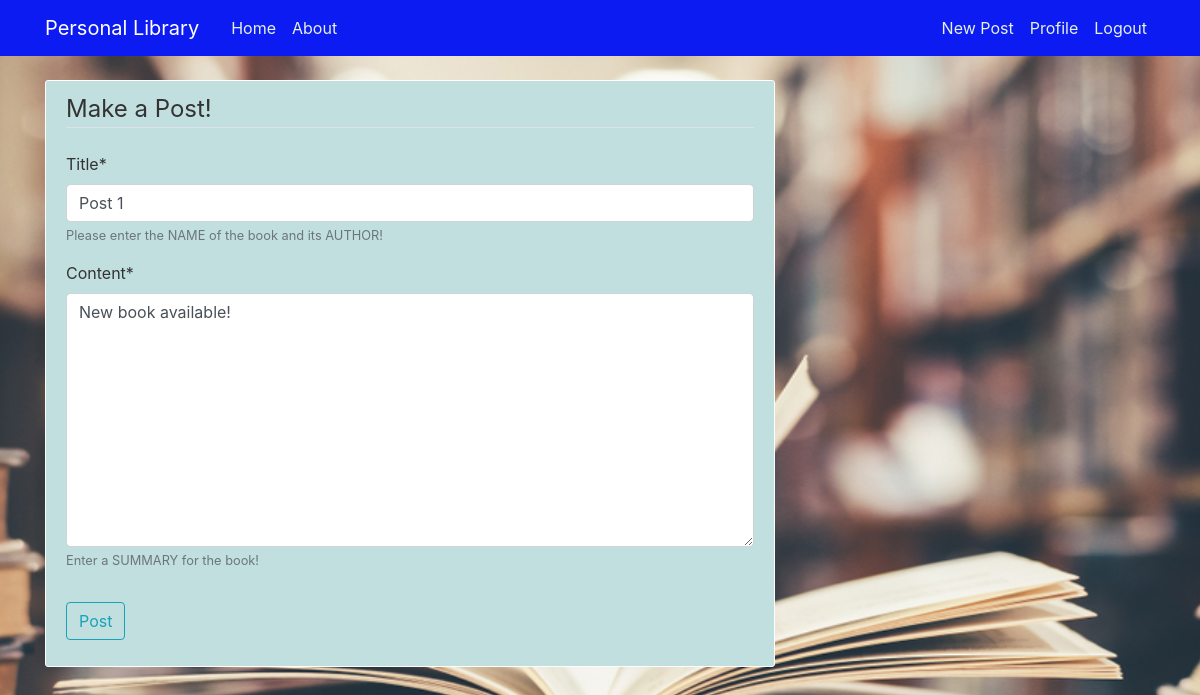
/post/1/update/ (signed in), run on an earlier commit of the app's database.
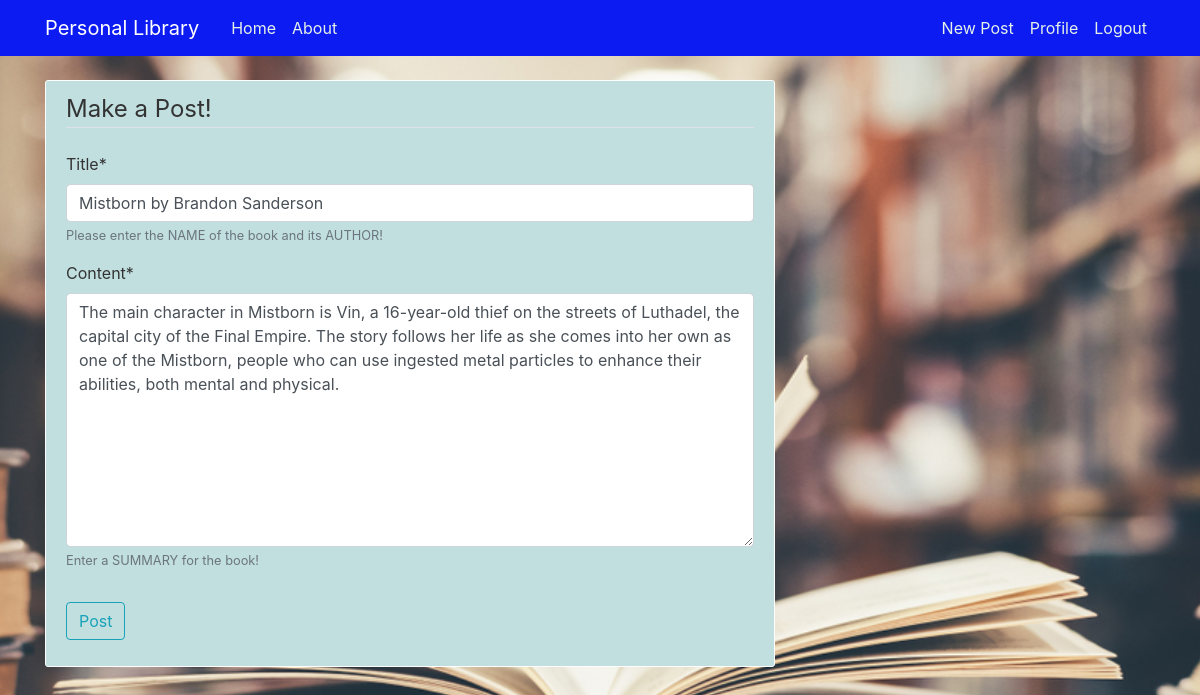
And on a later commit of the database.
### library/models.py (models this page shows, shortened)
class Post(models.Model):
    title = models.CharField(max_length=100, help_text="Please enter the NAME of the book and its AUTHOR!")
    content = models.TextField(max_length=1000, help_text="Enter a SUMMARY for the book!")
    date_posted = models.DateTimeField(default=timezone.now)
    author = models.ForeignKey(User, on_delete=models.CASCADE)

### library/views.py (the view, shortened to what this page needs)
# urls.py: path('post/<int:pk>/update/', PostUpdateView.as_view(), name='post-update'),
class PostUpdateView(LoginRequiredMixin, UserPassesTestMixin, UpdateView):
    model = Post
    fields = ['title', 'content']
    def test_func(self):
        post = self.get_object()
        if self.request.user == post.author:
            return True
        return False

### library/templates/library/post_form.html (shortened to what this page needs)
{% extends "library/base.html" %}
{% load crispy_forms_tags %}
{% block content %}
    <div class="content-section">
        <form method="POST">
            <fieldset class="form-group">
                <legend class="border-bottom mb-4">Make a Post!</legend>
                {{ form|crispy }}
            </fieldset>
            <div class="form-group">
                <button class="btn btn-outline-info" type="submit">Post</button>
            </div>
        </form>
    </div>
{% endblock content %}

What changed in the data, as far as the page shows it:
changed Post: title "Post 1" → "Mistborn by Brandon Sanderson"; content "New book available!" → "The main character in Mistborn is Vin, a 16-year-old thief on the streets of Luthadel, the capital city of the Final Empire. The story follows her life as she comes into her own as one of the Mistborn, people who can use ingested metal particles to enhance their abilities, both mental and physical."
